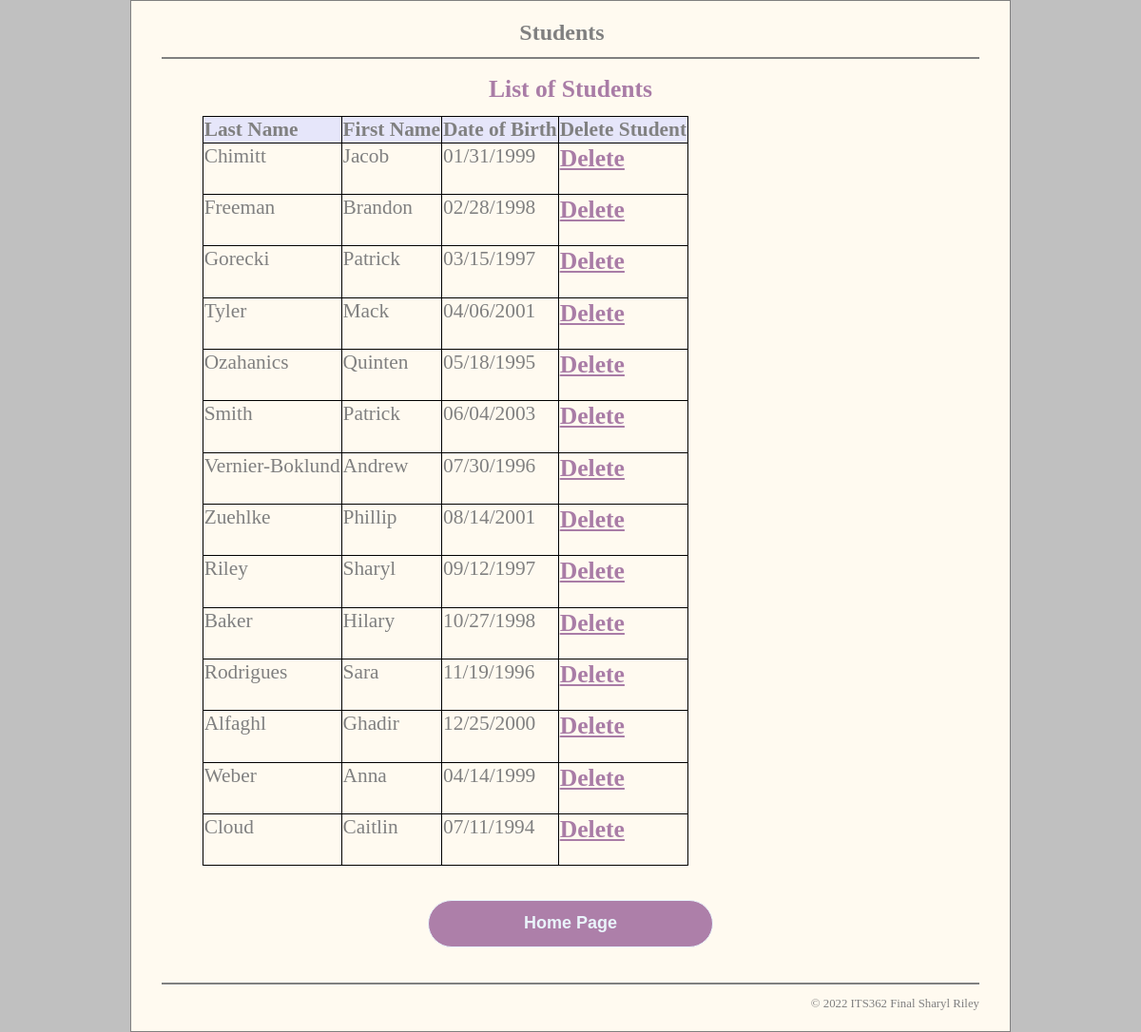
The app's page /admin_student/index.php with its own data.
### tables this page shows
CREATE TABLE Student (
  StudentID       INT(11)        NOT NULL   AUTO_INCREMENT,
  firstName     VARCHAR(128)   NOT NULL,
  lastName     VARCHAR(50)   NOT NULL,
  dateOfBirth     VARCHAR(15)   NOT NULL,
  PRIMARY KEY (StudentID)
);

### model/students_db.php (called while the page is built, shortened)
<?php
  function get_students() {
  global $db;
  $queryAllStudents = 'SELECT * FROM Student
        ORDER BY StudentID';
  $statement2 = $db->prepare($queryAllStudents);
  $statement2->execute();
  $studentList = $statement2->fetchAll();
  return $studentList;
  }
  ?>

### admin_student/student_list.php (the view, shortened to what this page needs)
<?php include '../view/header.php'; ?>
        <main>
            <body>
                <section>
                        <h2>List of Students</h2>
                        <table>
                            <tr>
                                <th>Last Name</th>
                                <th>First Name</th>
                                <th>Date of Birth</th>
                                <th>Delete Student</th>
                            </tr>
                            <?php foreach ($studentList as $student) : ?>
                            <tr>
                                <td><?php echo $student['lastName']; ?></td>
                                <td><?php echo $student['firstName'];  ?></td>
                                <td><?php echo $student['dateOfBirth']; ?></td>
                                <td>
					<a href="#" class="delete-btn" onclick="document.getElementById(`delete-student-<?php echo $student['StudentID']?>`).submit()">Delete</a>
					<form method="post" id="delete-student-<?php echo $student['StudentID'] ?>">
					</form>
				</td>
			            </tr>
		<?php endforeach; ?>
                        </table>
                        <br>
                        <form action='../admin/index.php'> <input type='submit'value='Home Page'></form>
                 </section>
            </body>
        </main>
<?php include '../view/footer.php'; ?>

### admin_student/index.php (shortened to what this page needs)
<?php
require('../model/database.php');
require('../model/students_db.php');
$action = filter_input(INPUT_POST, 'action');
if ($action === NULL) {
    $action = filter_input(INPUT_GET, 'action');
    if ($action === NULL) {
        $action = 'student_list';
    }
}
if ($action == 'student_list') {
         $studentList = get_students();
         include('student_list.php');
} if ($action == 'delete') {
    $id = $_REQUEST['student1'];
	try{
		$sqlstmt3 = 'DELETE FROM student WHERE StudentID = :StudentID';
		global $db;
		$stmt3 = $db->prepare($sqlstmt3);
		$stmt3->bindValue(':StudentID', $id);
		$stmt3->execute();
		$stmt3->closeCursor();
		header("Refresh:0");
	}
	catch(PDOException $e) {
		echo $e->getMessage();
	}
}
?>

### view/header.php (shortened to what this page needs)
<!DOCTYPE html>
<html>
<head>
    <link rel="stylesheet" type="text/css" href='../main.css'>
</head>
<body>
    <header><h1>Students&nbsp;&nbsp;&nbsp; </h1></header>

### view/footer.php
<footer>
    <p class="copyright">
        &copy; <?php echo date("Y"); ?> ITS362 Final Sharyl Riley
    </p>
</footer>
</body>
</html>

### main.css (style rules this page uses)
html { background-color: rgb(192, 192, 192); }
body { margin-top: 0; color: gray; font-family: Cambria, Cochin, Georgia, Times, 'Times New Roman', serif; width: 860px; margin: 0 auto; background-color: floralwhite; border: 1px solid gray; padding: .5em 2em; }
header { margin: 0; border-bottom: 2px solid gray; }
header h1 { margin: 0; padding: .5em 0; color: gray; }
form { color: gray; font-family: Cambria, Cochin, Georgia, Times, 'Times New Roman', serif; text-align: center; font-size: 16pt; margin-right: 0 auto; padding: .5em 2em; height: auto; }
section { color: gray; font-family: Cambria, Cochin, Georgia, Times, 'Times New Roman', serif; text-align: left; font-size: 16pt; margin-right: 0 auto; padding: .5em 2em; }
input[type="submit"] { width: 300px; height: 50px; border: 1px solid; background: #985f96c9; border-radius: 25px; font-size: 18px; color: #e9f4fb; font-weight: 700; cursor: pointer; outline: none; }
h1 { font-size: 150%; margin: 0; padding: .5em 0 .25em; text-align: center; }
h2 { font-size: 120%; margin: 0; padding: .25em 0 .5em; text-align: center; }
h1, h2 { color: rgb(169, 124, 166); }
table { border: 1px solid black; border-collapse: collapse; color: gray; font-family: Cambria, Cochin, Georgia, Times, 'Times New Roman', serif; text-align: left; font-size: 16pt; margin-right: auto; }
th { border: 1px solid black; vertical-align: top; text-align: left; background-color: lavender; }
td { border: 1px solid black; vertical-align: top; text-align: left; background-color: floralwhite; }
a { color: rgb(169, 124, 166); font-size: 120%; font-weight: bold; font-family: Cambria, Cochin, Georgia, Times, 'Times New Roman', serif; }
footer { clear: both; margin-top: 1em; border-top: 2px solid gray; }
footer p { text-align: right; font-size: 80%; margin: 1em 0; }

### records on screen
student: lastName "Chimitt", firstName "Jacob", dateOfBirth "01/31/1999"
student: lastName "Freeman", firstName "Brandon", dateOfBirth "02/28/1998"
student: lastName "Gorecki", firstName "Patrick", dateOfBirth "03/15/1997"
student: lastName "Tyler", firstName "Mack", dateOfBirth "04/06/2001"
student: lastName "Ozahanics", firstName "Quinten", dateOfBirth "05/18/1995"
student: lastName "Smith", firstName "Patrick", dateOfBirth "06/04/2003"
student: lastName "Vernier-Boklund", firstName "Andrew", dateOfBirth "07/30/1996"
student: lastName "Zuehlke", firstName "Phillip", dateOfBirth "08/14/2001"
student: lastName "Riley", firstName "Sharyl", dateOfBirth "09/12/1997"
student: lastName "Baker", firstName "Hilary", dateOfBirth "10/27/1998"
student: lastName "Rodrigues", firstName "Sara", dateOfBirth "11/19/1996"
student: lastName "Alfaghl", firstName "Ghadir", dateOfBirth "12/25/2000"
student: lastName "Weber", firstName "Anna", dateOfBirth "04/14/1999"
student: lastName "Cloud", firstName "Caitlin", dateOfBirth "07/11/1994"
